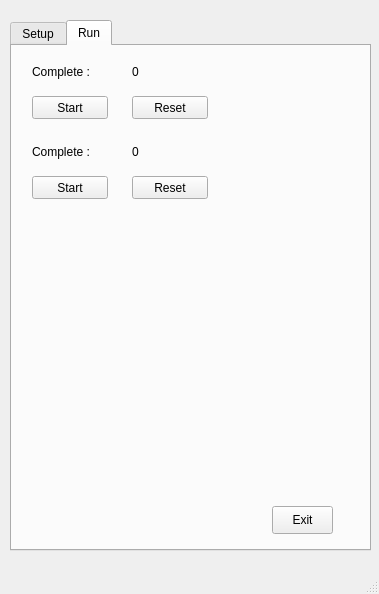
<?xml version="1.0" encoding="UTF-8"?>
<ui version="4.0">
 <class>MainWindow</class>
 <widget class="QMainWindow" name="MainWindow">
  <property name="geometry">
   <rect>
    <x>0</x>
    <y>0</y>
    <width>379</width>
    <height>594</height>
   </rect>
  </property>
  <property name="windowTitle">
   <string>MainWindow</string>
  </property>
  <widget class="QWidget" name="centralwidget">
   <widget class="QTabWidget" name="tabWidget">
    <property name="geometry">
     <rect>
      <x>10</x>
      <y>20</y>
      <width>361</width>
      <height>531</height>
     </rect>
    </property>
    <property name="currentIndex">
     <number>1</number>
    </property>
    <widget class="QWidget" name="tab">
     <attribute name="title">
      <string>Setup</string>
     </attribute>
     <widget class="QGroupBox" name="groupBox_4">
      <property name="geometry">
       <rect>
        <x>10</x>
        <y>10</y>
        <width>321</width>
        <height>181</height>
       </rect>
      </property>
      <property name="title">
       <string>Board Setting</string>
      </property>
      <widget class="QLabel" name="label_10">
       <property name="geometry">
        <rect>
         <x>10</x>
         <y>20</y>
         <width>61</width>
         <height>21</height>
        </rect>
       </property>
       <property name="text">
        <string>Port</string>
       </property>
      </widget>
      <widget class="QComboBox" name="PortComboBox">
       <property name="geometry">
        <rect>
         <x>80</x>
         <y>20</y>
         <width>231</width>
         <height>22</height>
        </rect>
       </property>
      </widget>
      <widget class="QLabel" name="label_12">
       <property name="geometry">
        <rect>
         <x>10</x>
         <y>50</y>
         <width>64</width>
         <height>21</height>
        </rect>
       </property>
       <property name="text">
        <string>Baudrate</string>
       </property>
      </widget>
      <widget class="QComboBox" name="BaudrateComboBox">
       <property name="geometry">
        <rect>
         <x>10</x>
         <y>70</y>
         <width>94</width>
         <height>22</height>
        </rect>
       </property>
      </widget>
      <widget class="QPushButton" name="ConnectPushBtn">
       <property name="geometry">
        <rect>
         <x>110</x>
         <y>100</y>
         <width>91</width>
         <height>28</height>
        </rect>
       </property>
       <property name="text">
        <string>Connect</string>
       </property>
      </widget>
      <widget class="QLabel" name="label_18">
       <property name="geometry">
        <rect>
         <x>130</x>
         <y>50</y>
         <width>64</width>
         <height>21</height>
        </rect>
       </property>
       <property name="text">
        <string>Servo ID</string>
       </property>
      </widget>
      <widget class="QPushButton" name="SearchPushBtn">
       <property name="geometry">
        <rect>
         <x>10</x>
         <y>100</y>
         <width>91</width>
         <height>28</height>
        </rect>
       </property>
       <property name="text">
        <string>Search</string>
       </property>
      </widget>
      <widget class="QLineEdit" name="ServoIDLineEdit">
       <property name="geometry">
        <rect>
         <x>130</x>
         <y>70</y>
         <width>91</width>
         <height>21</height>
        </rect>
       </property>
      </widget>
      <widget class="QLabel" name="label_26">
       <property name="geometry">
        <rect>
         <x>10</x>
         <y>140</y>
         <width>131</width>
         <height>21</height>
        </rect>
       </property>
       <property name="text">
        <string>connected boards</string>
       </property>
      </widget>
      <widget class="QComboBox" name="BoardComboBox">
       <property name="geometry">
        <rect>
         <x>150</x>
         <y>140</y>
         <width>151</width>
         <height>22</height>
        </rect>
       </property>
      </widget>
      <widget class="QPushButton" name="DisconnectPushBtn">
       <property name="geometry">
        <rect>
         <x>210</x>
         <y>100</y>
         <width>91</width>
         <height>28</height>
        </rect>
       </property>
       <property name="text">
        <string>Disconnect</string>
       </property>
      </widget>
     </widget>
     <widget class="QGroupBox" name="groupBox">
      <property name="geometry">
       <rect>
        <x>10</x>
        <y>200</y>
        <width>321</width>
        <height>161</height>
       </rect>
      </property>
      <property name="title">
       <string>JOG Setting</string>
      </property>
      <widget class="QPushButton" name="FwdPushBtn">
       <property name="geometry">
        <rect>
         <x>210</x>
         <y>60</y>
         <width>81</width>
         <height>28</height>
        </rect>
       </property>
       <property name="text">
        <string>FWD</string>
       </property>
      </widget>
      <widget class="QPushButton" name="BwdPushBtn">
       <property name="geometry">
        <rect>
         <x>110</x>
         <y>60</y>
         <width>81</width>
         <height>28</height>
        </rect>
       </property>
       <property name="text">
        <string>BWD</string>
       </property>
      </widget>
      <widget class="QLabel" name="JoglocLabel">
       <property name="geometry">
        <rect>
         <x>150</x>
         <y>30</y>
         <width>131</width>
         <height>21</height>
        </rect>
       </property>
       <property name="text">
        <string>0</string>
       </property>
      </widget>
      <widget class="QPushButton" name="HomePushBtn">
       <property name="geometry">
        <rect>
         <x>10</x>
         <y>60</y>
         <width>81</width>
         <height>28</height>
        </rect>
       </property>
       <property name="text">
        <string>Home</string>
       </property>
      </widget>
      <widget class="QLineEdit" name="Pos1LineEdit">
       <property name="geometry">
        <rect>
         <x>60</x>
         <y>100</y>
         <width>61</width>
         <height>21</height>
        </rect>
       </property>
      </widget>
      <widget class="QLabel" name="label_21">
       <property name="geometry">
        <rect>
         <x>20</x>
         <y>100</y>
         <width>51</width>
         <height>21</height>
        </rect>
       </property>
       <property name="text">
        <string>Pos1</string>
       </property>
      </widget>
      <widget class="QLabel" name="label_22">
       <property name="geometry">
        <rect>
         <x>150</x>
         <y>100</y>
         <width>51</width>
         <height>21</height>
        </rect>
       </property>
       <property name="text">
        <string>Pos2</string>
       </property>
      </widget>
      <widget class="QLineEdit" name="Pos2LineEdit">
       <property name="geometry">
        <rect>
         <x>200</x>
         <y>100</y>
         <width>61</width>
         <height>21</height>
        </rect>
       </property>
      </widget>
      <widget class="QLabel" name="label_23">
       <property name="geometry">
        <rect>
         <x>10</x>
         <y>30</y>
         <width>131</width>
         <height>21</height>
        </rect>
       </property>
       <property name="text">
        <string>location(0~4090) :</string>
       </property>
      </widget>
     </widget>
     <widget class="QGroupBox" name="groupBox_2">
      <property name="geometry">
       <rect>
        <x>10</x>
        <y>370</y>
        <width>321</width>
        <height>81</height>
       </rect>
      </property>
      <property name="title">
       <string>Test Setting</string>
      </property>
      <widget class="QLabel" name="label_20">
       <property name="geometry">
        <rect>
         <x>10</x>
         <y>20</y>
         <width>91</width>
         <height>21</height>
        </rect>
       </property>
       <property name="text">
        <string>Push Count</string>
       </property>
      </widget>
      <widget class="QLineEdit" name="PushCountLineEdit">
       <property name="geometry">
        <rect>
         <x>110</x>
         <y>20</y>
         <width>91</width>
         <height>21</height>
        </rect>
       </property>
      </widget>
     </widget>
     <widget class="QPushButton" name="SetupSavePushBtn">
      <property name="geometry">
       <rect>
        <x>200</x>
        <y>460</y>
        <width>61</width>
        <height>28</height>
       </rect>
      </property>
      <property name="text">
       <string>Save</string>
      </property>
     </widget>
     <widget class="QPushButton" name="SetupResetPushBtn">
      <property name="geometry">
       <rect>
        <x>270</x>
        <y>460</y>
        <width>61</width>
        <height>28</height>
       </rect>
      </property>
      <property name="text">
       <string>Reset</string>
      </property>
     </widget>
    </widget>
    <widget class="QWidget" name="tab_2">
     <attribute name="title">
      <string>Run</string>
     </attribute>
     <widget class="QPushButton" name="SetupExitPushBtn">
      <property name="geometry">
       <rect>
        <x>260</x>
        <y>460</y>
        <width>61</width>
        <height>28</height>
       </rect>
      </property>
      <property name="text">
       <string>Exit</string>
      </property>
     </widget>
     <widget class="QPushButton" name="TestStartBtn">
      <property name="geometry">
       <rect>
        <x>20</x>
        <y>50</y>
        <width>76</width>
        <height>23</height>
       </rect>
      </property>
      <property name="text">
       <string>Start</string>
      </property>
     </widget>
     <widget class="QPushButton" name="TestResetBtn">
      <property name="geometry">
       <rect>
        <x>120</x>
        <y>50</y>
        <width>76</width>
        <height>23</height>
       </rect>
      </property>
      <property name="text">
       <string>Reset</string>
      </property>
     </widget>
     <widget class="QLabel" name="label_25">
      <property name="geometry">
       <rect>
        <x>20</x>
        <y>10</y>
        <width>76</width>
        <height>31</height>
       </rect>
      </property>
      <property name="text">
       <string>Complete :</string>
      </property>
     </widget>
     <widget class="QLabel" name="CompleteCountLabel">
      <property name="geometry">
       <rect>
        <x>120</x>
        <y>10</y>
        <width>91</width>
        <height>31</height>
       </rect>
      </property>
      <property name="text">
       <string>0</string>
      </property>
     </widget>
     <widget class="QLabel" name="label_27">
      <property name="geometry">
       <rect>
        <x>20</x>
        <y>90</y>
        <width>76</width>
        <height>31</height>
       </rect>
      </property>
      <property name="text">
       <string>Complete :</string>
      </property>
     </widget>
     <widget class="QLabel" name="CompleteCountLabel_2">
      <property name="geometry">
       <rect>
        <x>120</x>
        <y>90</y>
        <width>91</width>
        <height>31</height>
       </rect>
      </property>
      <property name="text">
       <string>0</string>
      </property>
     </widget>
     <widget class="QPushButton" name="TestStartBtn_2">
      <property name="geometry">
       <rect>
        <x>20</x>
        <y>130</y>
        <width>76</width>
        <height>23</height>
       </rect>
      </property>
      <property name="text">
       <string>Start</string>
      </property>
     </widget>
     <widget class="QPushButton" name="TestResetBtn_2">
      <property name="geometry">
       <rect>
        <x>120</x>
        <y>130</y>
        <width>76</width>
        <height>23</height>
       </rect>
      </property>
      <property name="text">
       <string>Reset</string>
      </property>
     </widget>
    </widget>
   </widget>
  </widget>
  <widget class="QStatusBar" name="statusbar"/>
  <action name="actiona">
   <property name="text">
    <string>a</string>
   </property>
  </action>
 </widget>
 <resources/>
 <connections/>
</ui>
